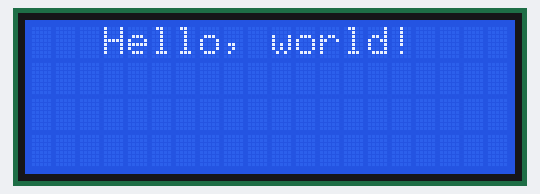
Bench run of a sketch on a simulated Arduino Uno, built for the host (arithmetic inside an expression is 32-bit, double 64-bit). Parts: 20×4 character LCD. WiFi joins after 1.5 s; servers stay silent unless stated; web services answer with replies made up by the test bench; what the sketch prints to the serial monitor is not drawn.

Above: at 0.6 s.
At 2.3 s:
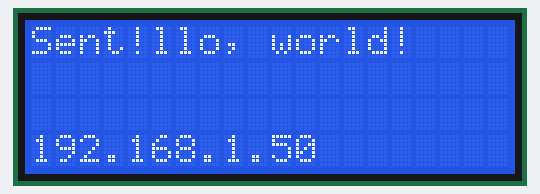
At 11.1 s:
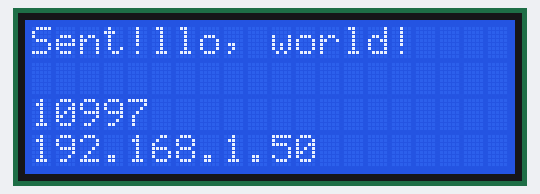
At 17.1 s:
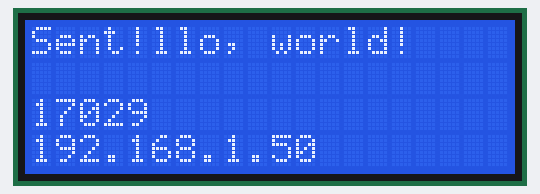
At 27.9 s:
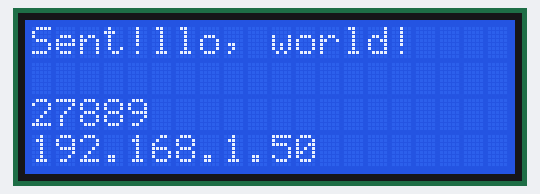
At 38.8 s:
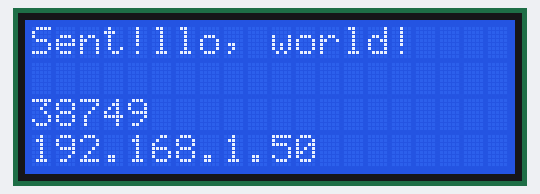

Measured:
- what the display in image 0 shows lasts 1.5 s, from 0.5 s to 2.0 s
- what the display in image 2 shows lasts 1.2 s, from 11.0 s to 12.2 s

The sketch:

EthernetAndi2cLCD.ino
```cpp
#include <Wire.h>
// https://bitbucket.org/fmalpartida/new-liquidcrystal/downloads
#include <LiquidCrystal_I2C.h>
#include <SPI.h>
#include <Ethernet.h>

/*-----( Declare Constants )-----*/
/*-----( Declare objects )-----*/
// set the LCD address to 0x27 for a 20 chars 4 line display
// Set the pins on the I2C chip used for LCD connections:
//                    addr, en,rw,rs,d4,d5,d6,d7,bl,blpol
LiquidCrystal_I2C lcd(0x3F, 2, 1, 0, 4, 5, 6, 7, 3, POSITIVE);  // Set the LCD I2C address

byte mac[] = { 0xDE, 0xAD, 0xBE, 0xEF, 0xFE, 0xED };

IPAddress ip(10, 0, 0, 9); //fallback

EthernetClient client;

char server[] = "api.thingspeak.com"; //thingspeak API

unsigned long lastConnectionTime = 0;             // last time you connected to the server, in milliseconds
const unsigned long postingInterval = 1L * 1000L; // delay between updates, in milliseconds
// the "L" is needed to use long type numbers

void setup()   /*----( SETUP: RUNS ONCE )----*/
{
  Serial.begin(9600);  // Used to type in characters

  lcd.begin(20, 4);        // initialize the lcd for 20 chars 4 lines, turn on backlight

  // ------- Quick 3 blinks of backlight  -------------
  for (int i = 0; i < 3; i++)
  {
    lcd.backlight();
    delay(100);
    lcd.noBacklight();
    delay(50);
  }
  lcd.backlight();


  lcd.setCursor(3, 0); // 0 indexed: character, line
  lcd.print("Hello, world!");

  if (Ethernet.begin(mac) == 0) {
    Serial.println("Failed to configure Ethernet using DHCP");
    // try to congifure using IP address instead of DHCP:
    Ethernet.begin(mac, ip);
  }
  Serial.println("got IP!");
  lcd.setCursor(0, 3);
  lcd.print(Ethernet.localIP());
  Serial.println(Ethernet.localIP());

  if (client.connect(server, 80)) {
    Serial.println("connected");
    Serial.println("GET /update?api_key=RVLD035W0B2H5AGY&field1=0 HTTP/1.0");
    client.println("GET /update?api_key=RVLD035W0B2H5AGY&field1=0 HTTP/1.0");
    client.println();
    lcd.setCursor(0, 0);
    lcd.print("Sent!");
  } else {
    Serial.println("connection failed");
  }
}

void httpRequest() {
  // close any connection before send a new request.
  // This will free the socket on the WiFi shield
  client.stop();

  // if there's a successful connection:
  if (client.connect(server, 80)) {
    Serial.println("connecting...");
    // send the HTTP GET request:
    String mil = String(millis(), DEC);
    lcd.setCursor(0, 2);
    lcd.print(millis());
    Serial.println(mil);
    client.println("GET /update?api_key=RVLD035W0B2H5AGY&field1=" + mil + " HTTP/1.0");
    client.println("Host: www.arduino.cc");
    client.println("User-Agent: arduino-ethernet");
    client.println("Connection: close");
    client.println();


    // note the time that the connection was made:
    lastConnectionTime = millis();
  } else {
    // if you couldn't make a connection:
    Serial.println("connection failed");
  }
}

void loop()   /*----( LOOP: RUNS CONSTANTLY )----*/
{
  while (client.available()) {
    char c = client.read();
    Serial.print(c);
  }

  if (millis() - lastConnectionTime > postingInterval) {
    httpRequest();
  }

  switch (Ethernet.maintain())
  {
    case 1:
      //renewed fail
      Serial.println("Error: renewed fail");
      break;

    case 2:
      //renewed success
      Serial.println("Renewed success");

      //print your local IP address:
      Serial.println(Ethernet.localIP());
      break;

    case 3:
      //rebind fail
      Serial.println("Error: rebind fail");
      break;

    case 4:
      //rebind success
      Serial.println("Rebind success");

      //print your local IP address:
      Serial.println(Ethernet.localIP());
      break;

    default:
      //nothing happened
      break;

  }
}
```
